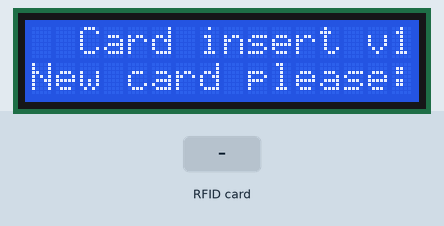
This sketch was run on a simulated Arduino Uno, built with avr-gcc and run on an emulated ATmega328P. On the bench: 16×2 character LCD. Inputs (shaded band) come from the test bench. What the sketch prints to the serial monitor is not drawn.

Above: at 1.8 s.
1.9 s: RFID card 5E 7A 19 C4 held to the reader
At 3.1 s:
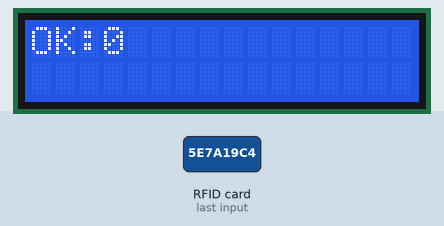
Timing chart, 0 to 4.9 s (numbered marks = the images above; inputs shaded):
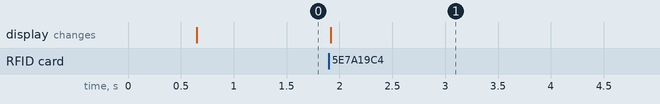

Measured:
- after the input at 1.9 s, the display: changes at once (image 1)

The sketch:

CARD_TO_HSH_1.ino
```cpp
#include <LiquidCrystal_I2C.h>
#include <MFRC522.h>
#define SS_PIN 10
#define RST_PIN 9
int leda = 7;
int ledb = 8;
LiquidCrystal_I2C lcd(0x27,16,2);
int interval1 = 0;
int interval2 = 0;
MFRC522 mfrc522(SS_PIN, RST_PIN);
unsigned long uidDec, uidDecTemp;

void setup() {


  lcd.init(); // инициализация LCD
  lcd.backlight(); // включаем подсветку
 delay (500);
digitalWrite(leda, HIGH);
  lcd.clear ();
 lcd.setCursor(0,0);
  lcd.setCursor(2,0);
  lcd.print ("Card insert v1.1");
  lcd.setCursor(6,0);
  lcd.setCursor(8,0);
  lcd.setCursor(0,1);
 lcd.print ("New card please:");

   Serial.begin(9600);
 // Serial.println("Waiting for card...");
  SPI.begin();  //  инициализация SPI / Init SPI bus.
  mfrc522.PCD_Init();     // инициализация MFRC522 / Init MFRC522 card.


}
void loop() {
  // Ожидание
  if ( ! mfrc522.PICC_IsNewCardPresent())
    return;

  // чтение
  if ( !mfrc522.PICC_ReadCardSerial())
    return;

  // вывод данных
  Serial.print("UID = ");
  view_data(mfrc522.uid.uidByte, mfrc522.uid.size);
  Serial.println();
  Serial.print("type = ");
  byte piccType = mfrc522.PICC_GetType(mfrc522.uid.sak);
  Serial.print(mfrc522.PICC_GetTypeName(piccType));
  Serial.println();
  delay(1000);
}

// преобразование в HEX
void view_data (byte *buf, byte size) {
  for (byte j = 0; j < size; j++) {
    Serial.print(buf [j]);
    Serial.print(buf [j], HEX);
  }


   lcd.clear ();
 lcd.setCursor(0,0);
 lcd.print ("OK: ");
 lcd.setCursor(3,0);
 lcd.print (uidDec);
     delay (100);
digitalWrite(leda, LOW);
digitalWrite(ledb, HIGH);
delay(500);
digitalWrite(ledb, LOW);
delay(500);
digitalWrite(ledb, HIGH);
delay(500);
digitalWrite(ledb, LOW);
delay(500);
digitalWrite(ledb, HIGH);
delay(500);
digitalWrite(ledb, LOW);
delay(500);
digitalWrite(ledb, HIGH);
delay(500);
digitalWrite(ledb, LOW);
delay(500);
digitalWrite(ledb, HIGH);
delay(500);
digitalWrite(ledb, LOW);
delay(500);
digitalWrite(ledb, HIGH);
delay(500);
digitalWrite(ledb, LOW);
delay(500);


    lcd.clear ();
 lcd.setCursor(0,0);
  lcd.setCursor(2,0);
  lcd.print ("Card insert v1.1");
  lcd.setCursor(6,0);
  lcd.setCursor(8,0);
  lcd.setCursor(0,1);
 lcd.print ("New card please:");
 digitalWrite(leda, HIGH);
}
```
